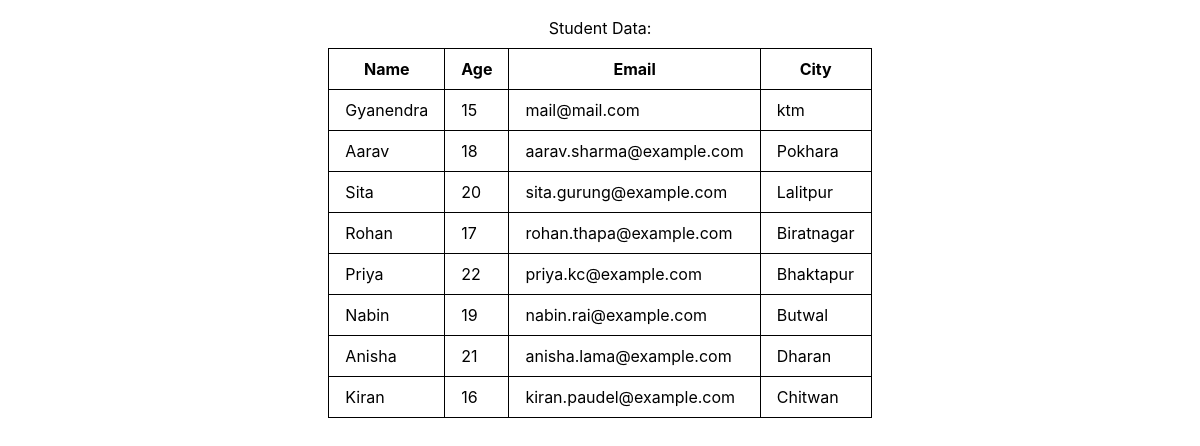
The page / on the database its author committed.
### portfolio/models.py (models this page shows, shortened)
class Student(models.Model):
    name = models.CharField(max_length=100)
    age = models.IntegerField()
    email = models.EmailField(unique=True)
    city= models.CharField(max_length=100)

### portfolio/views.py (the view)
# urls.py: path('',views.student_list, name="student-list")
def student_list(request):
    students = Student.objects.all()
    return render(request, "portfolio/student_list.html", {"students": students})

### templates/portfolio/student_list.html (shortened to what this page needs)
{%load static%}
<!doctype html>
<html lang="en">
  <head>
    <link rel="stylesheet" href="{%static 'src/output.css'%}" />
  </head>
  <body>
    <h1 class="text-center mt-2 p-2">Student Data:</h1>
    {% if students %}
    <table class="border m-auto">
      <thead>
        <tr>
          <th class="border px-4 py-2">Name</th>
          <th class="border px-4 py-2">Age</th>
          <th class="border px-4 py-2">Email</th>
          <th class="border px-4 py-2">City</th>
        </tr>
      </thead>
      <tbody>
        {% for student in students%}
        <tr>
          <td class="border px-4 py-2">{{student.name}}</td>
          <td class="border px-4 py-2">{{student.age}}</td>
          <td class="border px-4 py-2">{{student.email}}</td>
          <td class="border px-4 py-2">{{student.city}}</td>
        </tr>
        {% endfor %}
      </tbody>
    </table>
    {% else %}
    <h2>No Students Data Available</h2>
    {% endif %}
  </body>
</html>

### rows shown on the page
Student: name "Gyanendra", age "15", email "mail@mail.com", city "ktm"
Student: name "Aarav", age "18", email "aarav.sharma@example.com", city "Pokhara"
Student: name "Sita", age "20", email "sita.gurung@example.com", city "Lalitpur"
Student: name "Rohan", age "17", email "rohan.thapa@example.com", city "Biratnagar"
Student: name "Priya", age "22", email "priya.kc@example.com", city "Bhaktapur"
Student: name "Nabin", age "19", email "nabin.rai@example.com", city "Butwal"
Student: name "Anisha", age "21", email "anisha.lama@example.com", city "Dharan"
Student: name "Kiran", age "16", email "kiran.paudel@example.com", city "Chitwan"
